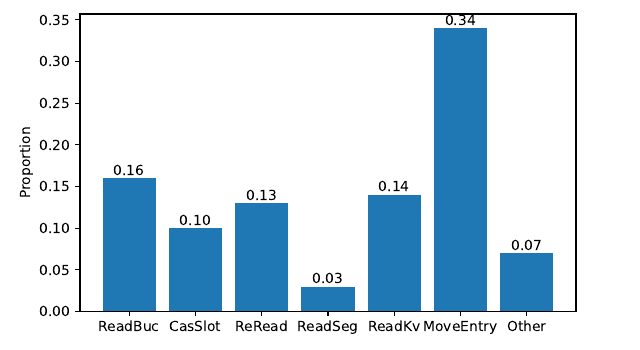

Generate this figure with Python:
import matplotlib.pyplot as plt

# 数据和标签
data = [0.16, 0.1, 0.13, 0.03, 0.14, 0.34, 0.07]
labels = ['ReadBuc', 'CasEntry', 'ReRead','ReadSeg', 'ReadKv', 'MoveEntry', 'Other']

# 绘制直方图
plt.figure(figsize=(6.4, 3.5))
# plt.subplots_adjust(wspace=0.1, top=.1,left=.1,right=.99, bottom=.05)
plt.subplots_adjust(top=.96)
rects = plt.bar(labels, data)

# 添加标签和标题
# plt.xlabel('Latency Breakdown')
plt.ylabel('Proportion')
# plt.title('Insert Latency Breakdown in RACE')

# 在每个矩形上方显示相应的数值
for rect in rects:
    height = rect.get_height()
    plt.annotate(f'{height:.2f}',
                 xy=(rect.get_x() + rect.get_width() / 2, height),
                 xytext=(0, 0),
                 textcoords='offset points',
                 ha='center', va='bottom')

# 显示图形
plt.savefig(f'race-break-down.pdf', format='pdf')
plt.show()
